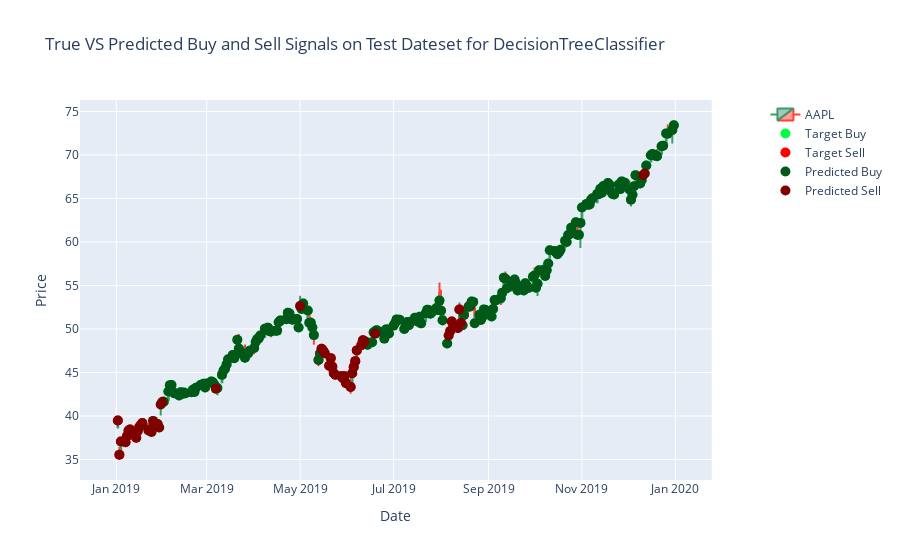

Notebook cell for this chart:
### Code cell
dectree_test_metrics, dectree_test_confmat, dectree_test_pred = train_test_eval(dectree_model, x_train, y_train, x_test, y_test)

dectree_test_data = full_stock_df[split_index:].copy()
dectree_test_data['pred'] = dectree_test_pred
dectree_test_fig = plotCandle(dectree_test_data)
dectree_test_fig = plotSignals(dectree_test_fig, dectree_test_data, 'target', id=1)
dectree_test_fig = plotSignals(dectree_test_fig, dectree_test_data, 'pred', id=2)
dectree_test_fig.update_layout(title_text=f'True VS Predicted Buy and Sell Signals on Test Dateset for {type(dectree_model).__name__}')
dectree_test_fig.show()

### Figure 1 — Plotly figure (JSON) as saved in the notebook; plotly's stock layout.template omitted (floating-point values rounded to 4 significant figures; data arrays with more than 128 entries replaced by an {"elided": "..."} marker saying what was removed)
{"data": [{"close": {"elided": "252 float values"}, "high": {"elided": "252 float values"}, "low": {"elided": "252 float values"}, "name": "AAPL", "open": {"elided": "252 float values"}, "type": "candlestick", "x": {"elided": "252 str values"}}, {"marker": {"color": "#00ff44", "size": 10, "symbol": "circle"}, "mode": "markers", "name": "Target Buy", "type": "scatter", "x": {"elided": "208 str values"}, "y": {"elided": "208 float values"}}, {"marker": {"color": "#ff0000", "size": 10, "symbol": "circle"}, "mode": "markers", "name": "Target Sell", "type": "scatter", "x": ["2019-01-02T00:00:00", "2019-01-03T00:00:00", "2019-01-04T00:00:00", "2019-01-07T00:00:00", "2019-01-08T00:00:00", "2019-01-09T00:00:00", "2019-01-10T00:00:00", "2019-01-11T00:00:00", "2019-01-14T00:00:00", "2019-01-15T00:00:00", "2019-01-16T00:00:00", "2019-01-17T00:00:00", "2019-01-18T00:00:00", "2019-05-13T00:00:00", "2019-05-14T00:00:00", "2019-05-15T00:00:00", "2019-05-16T00:00:00", "2019-05-17T00:00:00", "2019-05-20T00:00:00", "2019-05-21T00:00:00", "2019-05-22T00:00:00", "2019-05-23T00:00:00", "2019-05-24T00:00:00", "2019-05-28T00:00:00", "2019-05-29T00:00:00", "2019-05-30T00:00:00", "2019-05-31T00:00:00", "2019-06-03T00:00:00", "2019-06-04T00:00:00", "2019-06-05T00:00:00", "2019-06-06T00:00:00", "2019-06-07T00:00:00", "2019-06-10T00:00:00", "2019-06-11T00:00:00", "2019-08-07T00:00:00", "2019-08-08T00:00:00", "2019-08-09T00:00:00", "2019-08-12T00:00:00", "2019-08-13T00:00:00", "2019-08-14T00:00:00", "2019-08-15T00:00:00", "2019-08-16T00:00:00", "2019-08-19T00:00:00", "2019-08-20T00:00:00"], "y": [39.48, 35.55, 37.06, 36.98, 37.69, 38.33, 38.45, 38.07, 37.5, 38.27, 38.74, 38.97, 39.21, 46.43, 47.17, 47.73, 47.52, 47.25, 45.77, 46.65, 45.69, 44.92, 44.74, 44.56, 44.35, 44.58, 43.77, 43.33, 44.91, 45.63, 46.31, 47.54, 48.15, 48.7, 49.76, 50.86, 50.25, 50.12, 52.24, 50.69, 50.44, 51.62, 52.59, 52.59]}, {"marker": {"color": "#005918", "size": 10, "symbol": "circle"}, "mode": "markers", "name": "Predicted Buy", "type": "scatter", "x": {"elided": "199 str values"}, "y": {"elided": "199 float values"}}, {"marker": {"color": "#800000", "size": 10, "symbol": "circle"}, "mode": "markers", "name": "Predicted Sell", "type": "scatter", "x": ["2019-01-02T00:00:00", "2019-01-03T00:00:00", "2019-01-04T00:00:00", "2019-01-07T00:00:00", "2019-01-08T00:00:00", "2019-01-09T00:00:00", "2019-01-10T00:00:00", "2019-01-11T00:00:00", "2019-01-14T00:00:00", "2019-01-15T00:00:00", "2019-01-16T00:00:00", "2019-01-17T00:00:00", "2019-01-18T00:00:00", "2019-01-22T00:00:00", "2019-01-23T00:00:00", "2019-01-24T00:00:00", "2019-01-25T00:00:00", "2019-01-28T00:00:00", "2019-01-29T00:00:00", "2019-01-30T00:00:00", "2019-01-31T00:00:00", "2019-03-07T00:00:00", "2019-05-01T00:00:00", "2019-05-15T00:00:00", "2019-05-16T00:00:00", "2019-05-17T00:00:00", "2019-05-20T00:00:00", "2019-05-21T00:00:00", "2019-05-22T00:00:00", "2019-05-23T00:00:00", "2019-05-24T00:00:00", "2019-05-28T00:00:00", "2019-05-29T00:00:00", "2019-05-30T00:00:00", "2019-05-31T00:00:00", "2019-06-03T00:00:00", "2019-06-04T00:00:00", "2019-06-05T00:00:00", "2019-06-06T00:00:00", "2019-06-07T00:00:00", "2019-06-10T00:00:00", "2019-06-11T00:00:00", "2019-06-12T00:00:00", "2019-06-19T00:00:00", "2019-08-06T00:00:00", "2019-08-07T00:00:00", "2019-08-08T00:00:00", "2019-08-09T00:00:00", "2019-08-12T00:00:00", "2019-08-13T00:00:00", "2019-08-14T00:00:00", "2019-12-11T00:00:00", "2019-12-12T00:00:00"], "y": [39.48, 35.55, 37.06, 36.98, 37.69, 38.33, 38.45, 38.07, 37.5, 38.27, 38.74, 38.97, 39.21, 38.33, 38.48, 38.17, 39.44, 39.08, 38.67, 41.31, 41.61, 43.12, 52.63, 47.73, 47.52, 47.25, 45.77, 46.65, 45.69, 44.92, 44.74, 44.56, 44.35, 44.58, 43.77, 43.33, 44.91, 45.63, 46.31, 47.54, 48.15, 48.7, 48.55, 49.47, 49.25, 49.76, 50.86, 50.25, 50.12, 52.24, 50.69, 67.69, 67.86]}], "layout": {"title": {"text": "True VS Predicted Buy and Sell Signals on Test Dateset for DecisionTreeClassifier"}, "xaxis": {"anchor": "y", "domain": [0, 0.94], "rangeslider": {"visible": false}, "title": {"text": "Date"}}, "yaxis": {"anchor": "x", "domain": [0, 1], "title": {"text": "Price"}}, "yaxis2": {"anchor": "x", "overlaying": "y", "side": "right"}}}
